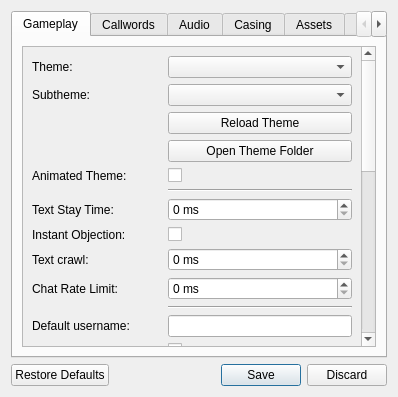
<?xml version="1.0" encoding="UTF-8"?>
<ui version="4.0">
 <class>Form</class>
 <widget class="QWidget" name="Form">
  <property name="geometry">
   <rect>
    <x>0</x>
    <y>0</y>
    <width>398</width>
    <height>397</height>
   </rect>
  </property>
  <property name="contextMenuPolicy">
   <enum>Qt::NoContextMenu</enum>
  </property>
  <property name="windowTitle">
   <string>Settings</string>
  </property>
  <layout class="QVBoxLayout" name="verticalLayout_6">
   <item>
    <widget class="QTabWidget" name="settings_tabs">
     <property name="focusPolicy">
      <enum>Qt::NoFocus</enum>
     </property>
     <property name="currentIndex">
      <number>0</number>
     </property>
     <widget class="QWidget" name="gameplay_tab">
      <attribute name="title">
       <string>Gameplay</string>
      </attribute>
      <layout class="QVBoxLayout" name="verticalLayout_2">
       <item>
        <widget class="QScrollArea" name="scroll">
         <property name="widgetResizable">
          <bool>true</bool>
         </property>
         <widget class="QWidget" name="form_layout_widget">
          <property name="geometry">
           <rect>
            <x>0</x>
            <y>0</y>
            <width>342</width>
            <height>797</height>
           </rect>
          </property>
          <layout class="QFormLayout" name="formLayout">
           <item row="23" column="1">
            <widget class="QCheckBox" name="stickysounds_cb">
             <property name="text">
              <string/>
             </property>
            </widget>
           </item>
           <item row="29" column="0">
            <widget class="QLabel" name="category_stop_lbl">
             <property name="text">
              <string>Stop Music w/ Category:</string>
             </property>
            </widget>
           </item>
           <item row="30" column="1">
            <widget class="QCheckBox" name="sfx_on_idle_cb">
             <property name="text">
              <string/>
             </property>
            </widget>
           </item>
           <item row="0" column="1">
            <widget class="QComboBox" name="theme_combobox"/>
           </item>
           <item row="18" column="0">
            <widget class="QLabel" name="scaling_label">
             <property name="text">
              <string>Scaling:</string>
             </property>
            </widget>
           </item>
           <item row="26" column="0">
            <widget class="QLabel" name="customchat_lbl">
             <property name="text">
              <string>Custom Chatboxes:</string>
             </property>
            </widget>
           </item>
           <item row="20" column="0">
            <widget class="QLabel" name="effects_lbl">
             <property name="text">
              <string>Allow Effects:</string>
             </property>
            </widget>
           </item>
           <item row="16" column="1">
            <widget class="QCheckBox" name="discord_cb">
             <property name="text">
              <string/>
             </property>
            </widget>
           </item>
           <item row="3" column="1">
            <widget class="QPushButton" name="theme_folder_button">
             <property name="text">
              <string>Open Theme Folder</string>
             </property>
            </widget>
           </item>
           <item row="15" column="0">
            <widget class="QLabel" name="ms_lbl">
             <property name="text">
              <string>Alternate Server List:</string>
             </property>
            </widget>
           </item>
           <item row="7" column="0">
            <widget class="QLabel" name="instant_objection_lbl">
             <property name="text">
              <string>Instant Objection:</string>
             </property>
            </widget>
           </item>
           <item row="8" column="1">
            <widget class="QSpinBox" name="text_crawl_spinbox">
             <property name="suffix">
              <string> ms</string>
             </property>
             <property name="maximum">
              <number>500</number>
             </property>
            </widget>
           </item>
           <item row="0" column="0">
            <widget class="QLabel" name="theme_label">
             <property name="text">
              <string>Theme:</string>
             </property>
            </widget>
           </item>
           <item row="17" column="1">
            <widget class="QComboBox" name="language_combobox">
             <item>
              <property name="text">
               <string> - Keep current setting -</string>
              </property>
             </item>
             <item>
              <property name="text">
               <string>     - Default</string>
              </property>
             </item>
             <item>
              <property name="text">
               <string>en - English</string>
              </property>
             </item>
             <item>
              <property name="text">
               <string>de - Deutsch</string>
              </property>
             </item>
             <item>
              <property name="text">
               <string>es - Español</string>
              </property>
             </item>
             <item>
              <property name="text">
               <string>pt - Português</string>
              </property>
             </item>
             <item>
              <property name="text">
               <string>pl - Polskie</string>
              </property>
             </item>
             <item>
              <property name="text">
               <string>jp - 日本語</string>
              </property>
             </item>
             <item>
              <property name="text">
               <string>ru - Русский</string>
              </property>
             </item>
            </widget>
           </item>
           <item row="15" column="1">
            <widget class="QLineEdit" name="ms_textbox"/>
           </item>
           <item row="21" column="0">
            <widget class="QLabel" name="framenetwork_lbl">
             <property name="text">
              <string>Network Frame Effects:</string>
             </property>
            </widget>
           </item>
           <item row="9" column="0">
            <widget class="QLabel" name="chat_ratelimit_lbl">
             <property name="text">
              <string>Chat Rate Limit:</string>
             </property>
             <property name="textFormat">
              <enum>Qt::AutoText</enum>
             </property>
            </widget>
           </item>
           <item row="9" column="1">
            <widget class="QSpinBox" name="chat_ratelimit_spinbox">
             <property name="suffix">
              <string> ms</string>
             </property>
             <property name="maximum">
              <number>5000</number>
             </property>
            </widget>
           </item>
           <item row="4" column="0">
            <widget class="QLabel" name="animated_theme_lbl">
             <property name="text">
              <string>Animated Theme:</string>
             </property>
            </widget>
           </item>
           <item row="8" column="0">
            <widget class="QLabel" name="text_crawl_lbl">
             <property name="text">
              <string>Text crawl:</string>
             </property>
            </widget>
           </item>
           <item row="2" column="1">
            <widget class="QPushButton" name="theme_reload_button">
             <property name="text">
              <string>Reload Theme</string>
             </property>
            </widget>
           </item>
           <item row="18" column="1">
            <widget class="QComboBox" name="scaling_combobox"/>
           </item>
           <item row="22" column="1">
            <widget class="QCheckBox" name="colorlog_cb">
             <property name="text">
              <string/>
             </property>
            </widget>
           </item>
           <item row="13" column="0">
            <widget class="QLabel" name="default_showname_lbl">
             <property name="text">
              <string>Default showname:</string>
             </property>
            </widget>
           </item>
           <item row="28" column="1">
            <widget class="QCheckBox" name="continuous_cb">
             <property name="text">
              <string/>
             </property>
            </widget>
           </item>
           <item row="1" column="1">
            <widget class="QComboBox" name="subtheme_combobox"/>
           </item>
           <item row="27" column="0">
            <widget class="QLabel" name="sticker_lbl">
             <property name="text">
              <string>Stickers:</string>
             </property>
            </widget>
           </item>
           <item row="25" column="0">
            <widget class="QLabel" name="stickypres_lbl">
             <property name="text">
              <string>Sticky Preanims:</string>
             </property>
            </widget>
           </item>
           <item row="6" column="1">
            <widget class="QSpinBox" name="stay_time_spinbox">
             <property name="suffix">
              <string> ms</string>
             </property>
             <property name="maximum">
              <number>10000</number>
             </property>
            </widget>
           </item>
           <item row="12" column="0">
            <widget class="QLabel" name="showname_lbl">
             <property name="text">
              <string>Custom shownames:</string>
             </property>
            </widget>
           </item>
           <item row="24" column="0">
            <widget class="QLabel" name="stickyeffects_lbl">
             <property name="text">
              <string>Sticky Effects:</string>
             </property>
            </widget>
           </item>
           <item row="27" column="1">
            <widget class="QCheckBox" name="sticker_cb">
             <property name="text">
              <string/>
             </property>
            </widget>
           </item>
           <item row="6" column="0">
            <widget class="QLabel" name="stay_time_lbl">
             <property name="text">
              <string>Text Stay Time:</string>
             </property>
            </widget>
           </item>
           <item row="17" column="0">
            <widget class="QLabel" name="language_label">
             <property name="text">
              <string>Language:</string>
             </property>
            </widget>
           </item>
           <item row="7" column="1">
            <widget class="QCheckBox" name="instant_objection_cb">
             <property name="text">
              <string/>
             </property>
            </widget>
           </item>
           <item row="25" column="1">
            <widget class="QCheckBox" name="stickypres_cb">
             <property name="text">
              <string/>
             </property>
            </widget>
           </item>
           <item row="12" column="1">
            <widget class="QCheckBox" name="showname_cb">
             <property name="text">
              <string/>
             </property>
            </widget>
           </item>
           <item row="21" column="1">
            <widget class="QCheckBox" name="framenetwork_cb">
             <property name="text">
              <string/>
             </property>
            </widget>
           </item>
           <item row="30" column="0">
            <widget class="QLabel" name="sfx_on_idle_lbl">
             <property name="text">
              <string>Always Send SFX:</string>
             </property>
            </widget>
           </item>
           <item row="23" column="0">
            <widget class="QLabel" name="stickysounds_lbl">
             <property name="text">
              <string>Sticky Sounds:</string>
             </property>
            </widget>
           </item>
           <item row="19" column="1">
            <widget class="QCheckBox" name="shake_cb">
             <property name="text">
              <string/>
             </property>
            </widget>
           </item>
           <item row="11" column="0">
            <widget class="QLabel" name="username_lbl">
             <property name="text">
              <string>Default username:</string>
             </property>
            </widget>
           </item>
           <item row="19" column="0">
            <widget class="QLabel" name="shake_lbl">
             <property name="text">
              <string>Allow Screenshake:</string>
             </property>
            </widget>
           </item>
           <item row="4" column="1">
            <widget class="QCheckBox" name="animated_theme_cb">
             <property name="text">
              <string/>
             </property>
            </widget>
           </item>
           <item row="16" column="0">
            <widget class="QLabel" name="discord_lbl">
             <property name="text">
              <string>Discord:</string>
             </property>
            </widget>
           </item>
           <item row="22" column="0">
            <widget class="QLabel" name="colorlog_lbl">
             <property name="text">
              <string>Colors in IC Log:</string>
             </property>
            </widget>
           </item>
           <item row="1" column="0">
            <widget class="QLabel" name="subtheme_label">
             <property name="text">
              <string>Subtheme:</string>
             </property>
            </widget>
           </item>
           <item row="20" column="1">
            <widget class="QCheckBox" name="effects_cb">
             <property name="text">
              <string/>
             </property>
            </widget>
           </item>
           <item row="29" column="1">
            <widget class="QCheckBox" name="category_stop_cb">
             <property name="text">
              <string/>
             </property>
            </widget>
           </item>
           <item row="26" column="1">
            <widget class="QCheckBox" name="customchat_cb">
             <property name="text">
              <string/>
             </property>
            </widget>
           </item>
           <item row="13" column="1">
            <widget class="QLineEdit" name="default_showname_textbox"/>
           </item>
           <item row="14" column="1">
            <widget class="QFrame" name="net_divider">
             <property name="frameShape">
              <enum>QFrame::HLine</enum>
             </property>
             <property name="frameShadow">
              <enum>QFrame::Sunken</enum>
             </property>
            </widget>
           </item>
           <item row="5" column="1">
            <widget class="QFrame" name="theme_log_divider">
             <property name="frameShape">
              <enum>QFrame::HLine</enum>
             </property>
             <property name="frameShadow">
              <enum>QFrame::Sunken</enum>
             </property>
            </widget>
           </item>
           <item row="24" column="1">
            <widget class="QCheckBox" name="stickyeffects_cb">
             <property name="text">
              <string/>
             </property>
            </widget>
           </item>
           <item row="31" column="0">
            <widget class="QLabel" name="evidence_double_click_lbl">
             <property name="text">
              <string>Evidence Double Click:</string>
             </property>
            </widget>
           </item>
           <item row="10" column="1">
            <widget class="QFrame" name="log_names_divider">
             <property name="frameShape">
              <enum>QFrame::HLine</enum>
             </property>
             <property name="frameShadow">
              <enum>QFrame::Sunken</enum>
             </property>
            </widget>
           </item>
           <item row="31" column="1">
            <widget class="QCheckBox" name="evidence_double_click_cb">
             <property name="text">
              <string/>
             </property>
            </widget>
           </item>
           <item row="28" column="0">
            <widget class="QLabel" name="continuous_lbl">
             <property name="text">
              <string>Continuous Playback:</string>
             </property>
            </widget>
           </item>
           <item row="11" column="1">
            <widget class="QLineEdit" name="username_textbox">
             <property name="maxLength">
              <number>30</number>
             </property>
            </widget>
           </item>
          </layout>
         </widget>
        </widget>
       </item>
      </layout>
     </widget>
     <widget class="QWidget" name="callwords_tab">
      <attribute name="title">
       <string>Callwords</string>
      </attribute>
      <layout class="QVBoxLayout" name="verticalLayout_5">
       <item>
        <widget class="QPlainTextEdit" name="callwords_textbox"/>
       </item>
       <item>
        <widget class="QLabel" name="callwords_explain_lbl">
         <property name="text">
          <string>&lt;html&gt;&lt;head/&gt;&lt;body&gt;&lt;p&gt;Enter as many callwords as you would like. These are case insensitive. Make sure to leave every callword in its own line!&lt;br/&gt;&lt;br/&gt;Do not leave a line with a space at the end -- you will be alerted everytime someone uses a space in their messages.&lt;/p&gt;&lt;/body&gt;&lt;/html&gt;</string>
         </property>
         <property name="wordWrap">
          <bool>true</bool>
         </property>
        </widget>
       </item>
      </layout>
     </widget>
     <widget class="QWidget" name="audio_tab">
      <attribute name="title">
       <string>Audio</string>
      </attribute>
      <layout class="QFormLayout" name="formLayout_2">
       <item row="0" column="0">
        <widget class="QLabel" name="audio_device_lbl">
         <property name="text">
          <string>Audio device:</string>
         </property>
        </widget>
       </item>
       <item row="0" column="1">
        <widget class="QComboBox" name="audio_device_combobox">
         <item>
          <property name="text">
           <string>default</string>
          </property>
         </item>
        </widget>
       </item>
       <item row="2" column="0">
        <widget class="QLabel" name="music_volume_lbl">
         <property name="text">
          <string>Music:</string>
         </property>
        </widget>
       </item>
       <item row="2" column="1">
        <widget class="QSpinBox" name="music_volume_spinbox">
         <property name="suffix">
          <string>%</string>
         </property>
         <property name="maximum">
          <number>100</number>
         </property>
        </widget>
       </item>
       <item row="3" column="0">
        <widget class="QLabel" name="sfx_volume_lbl">
         <property name="text">
          <string>SFX:</string>
         </property>
        </widget>
       </item>
       <item row="3" column="1">
        <widget class="QSpinBox" name="sfx_volume_spinbox">
         <property name="suffix">
          <string>%</string>
         </property>
         <property name="maximum">
          <number>100</number>
         </property>
        </widget>
       </item>
       <item row="4" column="0">
        <widget class="QLabel" name="blips_volume_lbl">
         <property name="text">
          <string>Blips:</string>
         </property>
        </widget>
       </item>
       <item row="4" column="1">
        <widget class="QSpinBox" name="blips_volume_spinbox">
         <property name="suffix">
          <string>%</string>
         </property>
         <property name="maximum">
          <number>100</number>
         </property>
        </widget>
       </item>
       <item row="5" column="0">
        <widget class="QLabel" name="suppress_audio_lbl">
         <property name="text">
          <string>Suppress Audio:</string>
         </property>
        </widget>
       </item>
       <item row="5" column="1">
        <widget class="QSpinBox" name="suppress_audio_spinbox">
         <property name="suffix">
          <string>%</string>
         </property>
         <property name="maximum">
          <number>100</number>
         </property>
        </widget>
       </item>
       <item row="7" column="0">
        <widget class="QLabel" name="bliprate_lbl">
         <property name="text">
          <string>Blip rate:</string>
         </property>
        </widget>
       </item>
       <item row="7" column="1">
        <widget class="QSpinBox" name="bliprate_spinbox"/>
       </item>
       <item row="8" column="0">
        <widget class="QLabel" name="blank_blips_lbl">
         <property name="text">
          <string>Blank blips:</string>
         </property>
        </widget>
       </item>
       <item row="8" column="1">
        <widget class="QCheckBox" name="blank_blips_cb">
         <property name="text">
          <string/>
         </property>
        </widget>
       </item>
       <item row="9" column="0">
        <widget class="QLabel" name="loopsfx_lbl">
         <property name="text">
          <string>Enable Looping SFX:</string>
         </property>
        </widget>
       </item>
       <item row="9" column="1">
        <widget class="QCheckBox" name="loopsfx_cb">
         <property name="text">
          <string/>
         </property>
        </widget>
       </item>
       <item row="10" column="0">
        <widget class="QLabel" name="objectmusic_lbl">
         <property name="text">
          <string>Kill Music On Objection:</string>
         </property>
        </widget>
       </item>
       <item row="10" column="1">
        <widget class="QCheckBox" name="objectmusic_cb">
         <property name="text">
          <string/>
         </property>
        </widget>
       </item>
       <item row="11" column="0">
        <widget class="QLabel" name="disablestreams_lbl">
         <property name="text">
          <string>Disable Music Streaming:</string>
         </property>
        </widget>
       </item>
       <item row="11" column="1">
        <widget class="QCheckBox" name="disablestreams_cb">
         <property name="text">
          <string/>
         </property>
        </widget>
       </item>
       <item row="1" column="0" colspan="2">
        <widget class="QFrame" name="audio_volume_divider">
         <property name="frameShape">
          <enum>QFrame::HLine</enum>
         </property>
         <property name="frameShadow">
          <enum>QFrame::Sunken</enum>
         </property>
        </widget>
       </item>
       <item row="6" column="0" colspan="2">
        <widget class="QFrame" name="volume_blip_divider">
         <property name="frameShape">
          <enum>QFrame::HLine</enum>
         </property>
         <property name="frameShadow">
          <enum>QFrame::Sunken</enum>
         </property>
        </widget>
       </item>
      </layout>
     </widget>
     <widget class="QWidget" name="casing_tab">
      <attribute name="title">
       <string>Casing</string>
      </attribute>
      <layout class="QVBoxLayout" name="verticalLayout">
       <item>
        <widget class="QLabel" name="casing_supported_lbl">
         <property name="text">
          <string>This server does not support case alerts.</string>
         </property>
        </widget>
       </item>
       <item>
        <widget class="QGroupBox" name="groupBox">
         <property name="title">
          <string>Casing</string>
         </property>
         <property name="checkable">
          <bool>true</bool>
         </property>
         <property name="checked">
          <bool>false</bool>
         </property>
         <layout class="QGridLayout" name="gridLayout">
          <item row="1" column="0">
           <widget class="QCheckBox" name="casing_def_cb">
            <property name="text">
             <string>Defense</string>
            </property>
           </widget>
          </item>
          <item row="2" column="1">
           <widget class="QCheckBox" name="casing_jur_cb">
            <property name="text">
             <string>Juror</string>
            </property>
           </widget>
          </item>
          <item row="0" column="1">
           <widget class="QCheckBox" name="casing_steno_cb">
            <property name="text">
             <string>Stenographer</string>
            </property>
           </widget>
          </item>
          <item row="0" column="0">
           <widget class="QCheckBox" name="casing_cm_cb">
            <property name="text">
             <string>Case Master</string>
            </property>
           </widget>
          </item>
          <item row="3" column="0" colspan="2">
           <layout class="QHBoxLayout" name="horizontalLayout">
            <item>
             <widget class="QLabel" name="casing_cm_cases_lbl">
              <property name="text">
               <string>Hosting cases:</string>
              </property>
             </widget>
            </item>
            <item>
             <widget class="QLineEdit" name="casing_cm_cases_textbox"/>
            </item>
           </layout>
          </item>
          <item row="1" column="1">
           <widget class="QCheckBox" name="casing_pro_cb">
            <property name="text">
             <string>Prosecution</string>
            </property>
           </widget>
          </item>
          <item row="2" column="0">
           <widget class="QCheckBox" name="casing_jud_cb">
            <property name="text">
             <string>Judge</string>
            </property>
           </widget>
          </item>
         </layout>
        </widget>
       </item>
       <item>
        <spacer name="verticalSpacer">
         <property name="orientation">
          <enum>Qt::Vertical</enum>
         </property>
         <property name="sizeHint" stdset="0">
          <size>
           <width>20</width>
           <height>338</height>
          </size>
         </property>
        </spacer>
       </item>
      </layout>
     </widget>
     <widget class="QWidget" name="assets_tab">
      <property name="sizePolicy">
       <sizepolicy hsizetype="Maximum" vsizetype="Preferred">
        <horstretch>0</horstretch>
        <verstretch>0</verstretch>
       </sizepolicy>
      </property>
      <attribute name="title">
       <string>Assets</string>
      </attribute>
      <layout class="QVBoxLayout" name="verticalLayout_3">
       <item>
        <widget class="QLabel" name="asset_lbl">
         <property name="sizePolicy">
          <sizepolicy hsizetype="Minimum" vsizetype="Preferred">
           <horstretch>0</horstretch>
           <verstretch>0</verstretch>
          </sizepolicy>
         </property>
         <property name="text">
          <string>&lt;html&gt;&lt;head/&gt;&lt;body&gt;&lt;p&gt;Add or remove base folders for use by assets.&lt;/p&gt;&lt;p&gt;&lt;br/&gt;Base folders on the bottom are prioritized over those above them.&lt;/p&gt;&lt;/body&gt;&lt;/html&gt;</string>
         </property>
         <property name="wordWrap">
          <bool>true</bool>
         </property>
        </widget>
       </item>
       <item>
        <widget class="QListWidget" name="mount_list">
         <property name="sizePolicy">
          <sizepolicy hsizetype="Expanding" vsizetype="Expanding">
           <horstretch>0</horstretch>
           <verstretch>0</verstretch>
          </sizepolicy>
         </property>
        </widget>
       </item>
       <item>
        <layout class="QGridLayout" name="mount_buttons_layout">
         <item row="2" column="5">
          <spacer name="mount_buttons_spacer_2">
           <property name="orientation">
            <enum>Qt::Horizontal</enum>
           </property>
           <property name="sizeHint" stdset="0">
            <size>
             <width>40</width>
             <height>20</height>
            </size>
           </property>
          </spacer>
         </item>
         <item row="2" column="4">
          <widget class="QPushButton" name="mount_down">
           <property name="maximumSize">
            <size>
             <width>40</width>
             <height>16777215</height>
            </size>
           </property>
           <property name="text">
            <string>↓</string>
           </property>
          </widget>
         </item>
         <item row="2" column="1">
          <widget class="QPushButton" name="mount_remove">
           <property name="sizePolicy">
            <sizepolicy hsizetype="Minimum" vsizetype="Fixed">
             <horstretch>0</horstretch>
             <verstretch>0</verstretch>
            </sizepolicy>
           </property>
           <property name="text">
            <string>Remove</string>
           </property>
          </widget>
         </item>
         <item row="2" column="2">
          <spacer name="mount_buttons_spacer">
           <property name="orientation">
            <enum>Qt::Horizontal</enum>
           </property>
           <property name="sizeType">
            <enum>QSizePolicy::Expanding</enum>
           </property>
           <property name="sizeHint" stdset="0">
            <size>
             <width>40</width>
             <height>20</height>
            </size>
           </property>
          </spacer>
         </item>
         <item row="2" column="3">
          <widget class="QPushButton" name="mount_up">
           <property name="maximumSize">
            <size>
             <width>40</width>
             <height>16777215</height>
            </size>
           </property>
           <property name="text">
            <string>↑</string>
           </property>
          </widget>
         </item>
         <item row="2" column="0">
          <widget class="QPushButton" name="mount_add">
           <property name="sizePolicy">
            <sizepolicy hsizetype="Minimum" vsizetype="Fixed">
             <horstretch>0</horstretch>
             <verstretch>0</verstretch>
            </sizepolicy>
           </property>
           <property name="text">
            <string>Add...</string>
           </property>
          </widget>
         </item>
         <item row="2" column="6">
          <widget class="QPushButton" name="mount_clear_cache">
           <property name="sizePolicy">
            <sizepolicy hsizetype="Minimum" vsizetype="Fixed">
             <horstretch>0</horstretch>
             <verstretch>0</verstretch>
            </sizepolicy>
           </property>
           <property name="text">
            <string>Clear Cache</string>
           </property>
          </widget>
         </item>
        </layout>
       </item>
      </layout>
     </widget>
     <widget class="QWidget" name="logging_tab">
      <attribute name="title">
       <string>Logging</string>
      </attribute>
      <layout class="QFormLayout" name="formLayout_3">
       <item row="0" column="0">
        <widget class="QLabel" name="downwards_lbl">
         <property name="text">
          <string>Log goes downwards:</string>
         </property>
        </widget>
       </item>
       <item row="0" column="1">
        <widget class="QCheckBox" name="downwards_cb">
         <property name="text">
          <string/>
         </property>
        </widget>
       </item>
       <item row="1" column="0">
        <widget class="QLabel" name="length_lbl">
         <property name="text">
          <string>Log length:</string>
         </property>
        </widget>
       </item>
       <item row="1" column="1">
        <widget class="QSpinBox" name="length_spinbox">
         <property name="suffix">
          <string> entries</string>
         </property>
         <property name="maximum">
          <number>10000</number>
         </property>
        </widget>
       </item>
       <item row="2" column="0">
        <widget class="QLabel" name="log_newline_lbl">
         <property name="text">
          <string>Log newline:</string>
         </property>
        </widget>
       </item>
       <item row="2" column="1">
        <widget class="QCheckBox" name="log_newline_cb">
         <property name="text">
          <string/>
         </property>
        </widget>
       </item>
       <item row="3" column="0">
        <widget class="QLabel" name="log_margin_lbl">
         <property name="text">
          <string>Log margin:</string>
         </property>
        </widget>
       </item>
       <item row="3" column="1">
        <widget class="QSpinBox" name="log_margin_spinbox">
         <property name="suffix">
          <string> px</string>
         </property>
         <property name="maximum">
          <number>1000</number>
         </property>
        </widget>
       </item>
       <item row="4" column="0">
        <widget class="QLabel" name="log_timestamp_lbl">
         <property name="text">
          <string>Log timestamp:</string>
         </property>
        </widget>
       </item>
       <item row="4" column="1">
        <widget class="QCheckBox" name="log_timestamp_cb">
         <property name="text">
          <string/>
         </property>
        </widget>
       </item>
       <item row="5" column="0">
        <widget class="QLabel" name="log_timestamp_format_lbl">
         <property name="text">
          <string>Log timestamp format:
</string>
         </property>
        </widget>
       </item>
       <item row="5" column="1">
        <widget class="QComboBox" name="log_timestamp_format_combobox">
         <property name="editable">
          <bool>true</bool>
         </property>
         <item>
          <property name="text">
           <string>h:mm:ss AP</string>
          </property>
         </item>
         <item>
          <property name="text">
           <string>hh:mm:ss</string>
          </property>
         </item>
         <item>
          <property name="text">
           <string>h:mm AP</string>
          </property>
         </item>
         <item>
          <property name="text">
           <string>hh:mm</string>
          </property>
         </item>
        </widget>
       </item>
       <item row="6" column="0">
        <widget class="QLabel" name="log_ic_actions_lbl">
         <property name="text">
          <string>Log IC actions:</string>
         </property>
        </widget>
       </item>
       <item row="6" column="1">
        <widget class="QCheckBox" name="log_ic_actions_cb">
         <property name="text">
          <string/>
         </property>
        </widget>
       </item>
       <item row="7" column="0">
        <widget class="QLabel" name="desync_logs_lbl">
         <property name="text">
          <string>Desynchronize IC Logs:</string>
         </property>
        </widget>
       </item>
       <item row="7" column="1">
        <widget class="QCheckBox" name="desync_logs_cb">
         <property name="text">
          <string/>
         </property>
        </widget>
       </item>
       <item row="8" column="0">
        <widget class="QLabel" name="log_text_lbl">
         <property name="text">
          <string>Log to Text Files:</string>
         </property>
        </widget>
       </item>
       <item row="8" column="1">
        <widget class="QCheckBox" name="log_text_cb">
         <property name="text">
          <string/>
         </property>
        </widget>
       </item>
       <item row="9" column="0">
        <widget class="QLabel" name="log_demo_lbl">
         <property name="text">
          <string>Log to Demo Files:</string>
         </property>
        </widget>
       </item>
       <item row="9" column="1">
        <widget class="QCheckBox" name="log_demo_cb">
         <property name="text">
          <string/>
         </property>
        </widget>
       </item>
      </layout>
     </widget>
     <widget class="QWidget" name="privacy_tab">
      <attribute name="title">
       <string>Privacy</string>
      </attribute>
      <layout class="QVBoxLayout" name="verticalLayout_4">
       <item>
        <widget class="QCheckBox" name="privacy_optout_cb">
         <property name="text">
          <string>Do not include me in public player counts</string>
         </property>
        </widget>
       </item>
       <item>
        <widget class="QTextBrowser" name="privacy_policy"/>
       </item>
      </layout>
     </widget>
    </widget>
   </item>
   <item>
    <widget class="QDialogButtonBox" name="settings_buttons">
     <property name="standardButtons">
      <set>QDialogButtonBox::Discard|QDialogButtonBox::RestoreDefaults|QDialogButtonBox::Save</set>
     </property>
    </widget>
   </item>
  </layout>
 </widget>
 <resources/>
 <connections/>
</ui>
